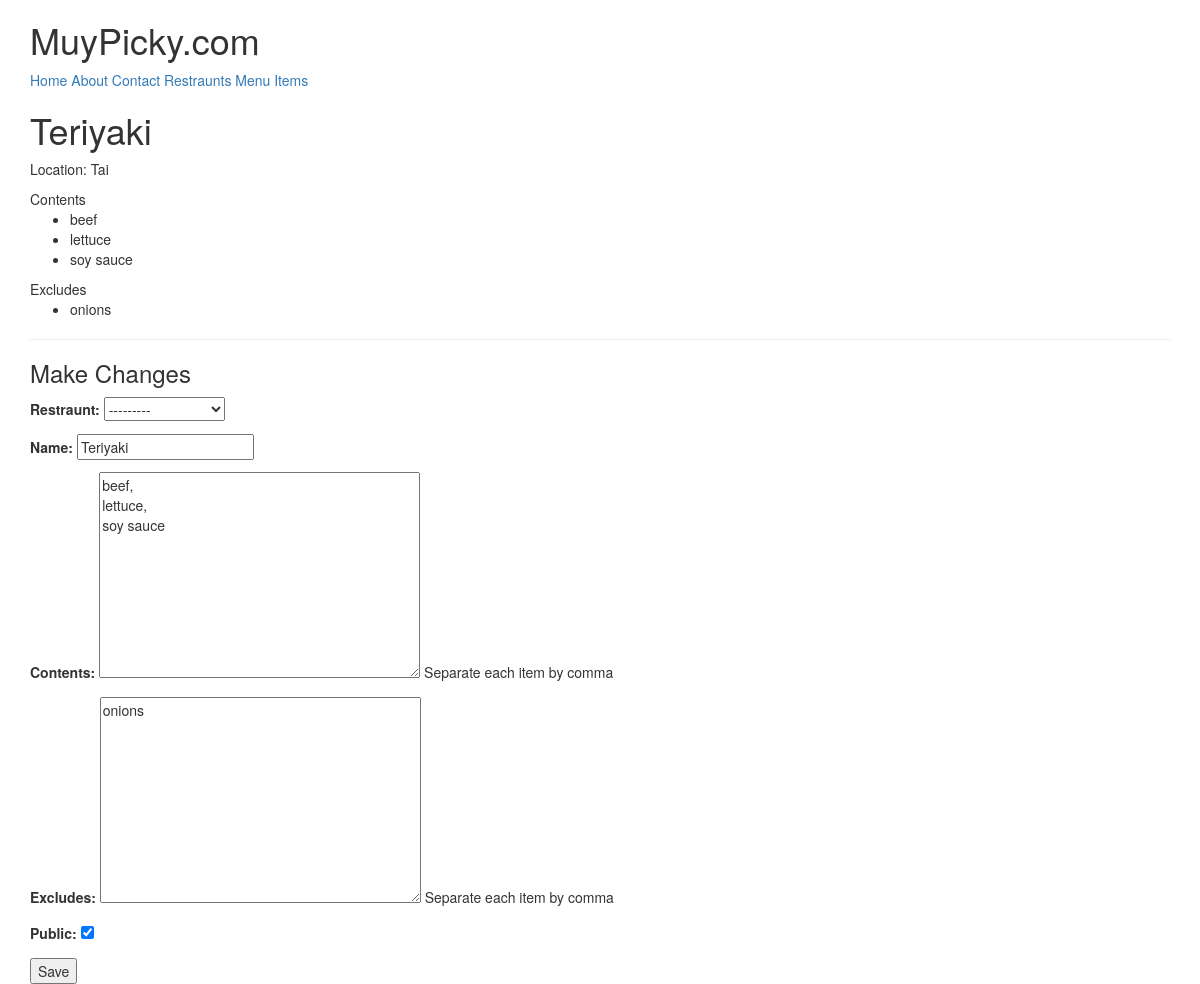
Page /items/3/ (signed in) on the committed database.
### menus/models.py (models this page shows, shortened)
class Item(models.Model):
	user 				= models.ForeignKey(settings.AUTH_USER_MODEL)
	restraunt 			= models.ForeignKey(RestrauntLocation)
	name				= models.CharField(max_length=120)
	contents			= models.TextField(help_text='Separate each item by comma')
	excludes			= models.TextField(blank=True, null=True, help_text='Separate each item by comma')
	public				= models.BooleanField(default=True)
	timestamp           = models.DateTimeField(auto_now_add=True)
	updated             = models.DateTimeField(auto_now=True)
	def __str__(self):
		return self.name
	class Meta:
		ordering = ['-updated', '-timestamp']
	def get_contents(self):
		return self.contents.split(",")
	def get_excludes(self):
		return self.excludes.split(",")

### restraunts/models.py (models this page shows, shortened)
class RestrauntLocation(models.Model):
	owner               = models.ForeignKey(User)
	name 				= models.CharField(max_length=120)
	location 			= models.CharField(max_length=120, null=True, blank=True)
	category            = models.CharField(max_length=120, null=True, blank=True, validators=[validate_category])
	timestamp           = models.DateTimeField(auto_now_add=True)
	updated             = models.DateTimeField(auto_now=True)
	slug         		= models.SlugField(null=True, blank=True)
	objects = RestrauntLocationManager()
	def __str__(self):
		return self.name

### menus/views.py (the view)
# urls.py: url(r'^(?P<pk>\d+)/$', ItemUpdateView.as_view(), name='detail'),
class ItemUpdateView(LoginRequiredMixin, UpdateView):
	template_name = 'menus/detail-update.html'
	form_class = ItemForm
	def get_queryset(self):
		return Item.objects.filter(user=self.request.user)
	def get_context_data(self, *args, **kwargs):
		context = super(ItemUpdateView, self).get_context_data(*args, **kwargs)
		context['title'] = 'Update Item'
		return context
	def get_form_kwargs(self):
		kwargs = super(ItemUpdateView, self).get_form_kwargs()
		kwargs['user'] = self.request.user
		return kwargs

### menus/forms.py
class ItemForm(forms.ModelForm):
	class Meta:
		model = Item
		fields = [
			'restraunt',
			'name',
			'contents',
			'excludes',
			'public',
		]
	def __init__(self, user=None, *args, **kwargs):
		print(user)
		print(kwargs)
		super(ItemForm, self).__init__(*args,**kwargs)
		self.fields['restraunt'].queryset = RestrauntLocation.objects.filter(owner=user)#.exclude(item__isnull=False)

### restraunts/models.py (called while the page is built)
	def get_queryset(self):
		return RestrauntLocationMangerQuerySet(self.model, using=self._db)

### menus/templates/menus/detail-update.html (shortened to what this page needs)
{% extends "base.html" %}
{% block content %}
<h1>{{ form.instance.name }}</h1>
<p>Location: {{ form.instance.restraunt.name }}</p>
	{% if form.instance.contents %}
	Contents
<ul>
	{% for item in form.instance.get_contents %}
	<li>{{ item }}</li>
	{% endfor %}
</ul>
{% endif %}
	{% if form.instance.excludes %}
Excludes
<ul>
	{% for item in form.instance.get_excludes %}
	<li>{{ item }}</li>
	{% endfor %}
</ul>
	{% endif %}
<hr/>
<h3>Make Changes</h3>
{% include 'snippets/form-snippet.html' with form=form %}
{% endblock %}

### templates/snippets/form-snippet.html (shortened to what this page needs)
<form method='POST'> {% csrf_token %}
	{{ form.as_p }}
	<button type='submit'>Save</button>
</form>

### rows in the picture
Item: instance.name "Teriyaki", instance.restraunt.name "Tai", get_excludes "onions", restraunt "---------", contents "beef, lettuce, soy sauce", excludes "onions", public "☑"
RestrauntLocation: name "Teriyaki"

### other values in the picture
{{ item }} "beef" "lettuce" "soy sauce"
